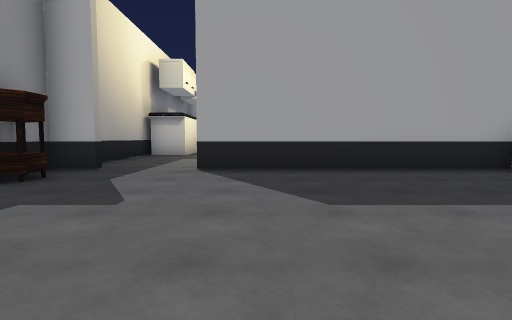
view 1 (above)

19 first-person views from a walk through a Unity game level. The camera is 1.2 m above the floor, tilts 4° down and sees 80° across. Doors are open. The floor is counted in squares, 2 m on a side. Each view is taken from the middle of a square. On the plan, view 1 faces up. The plan holds only what a view shows up to about 9 squares ahead; the rest is blank. The player is left out. Some animated figures are left out.

view 2
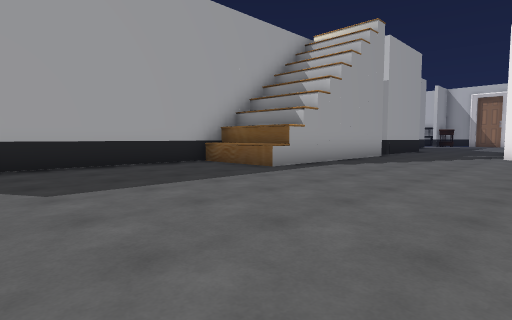

view 3
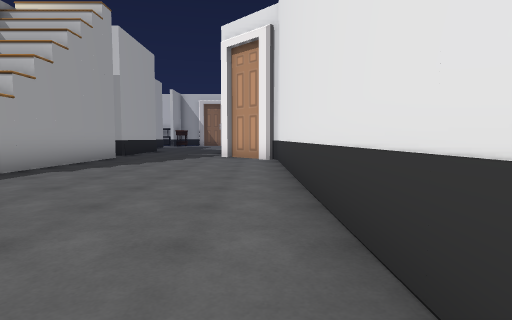

view 4
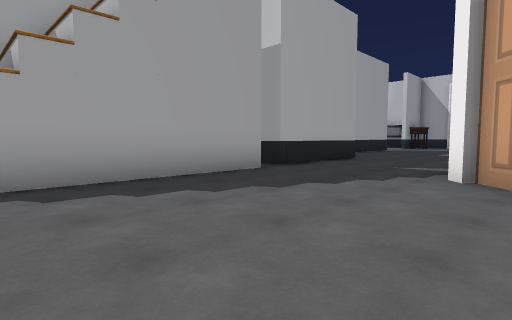

view 5
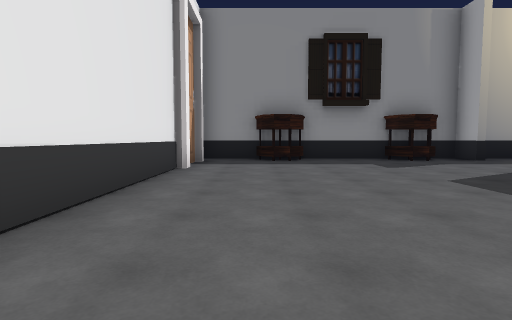

view 6
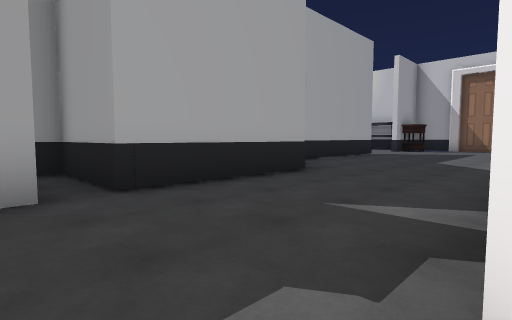

view 7
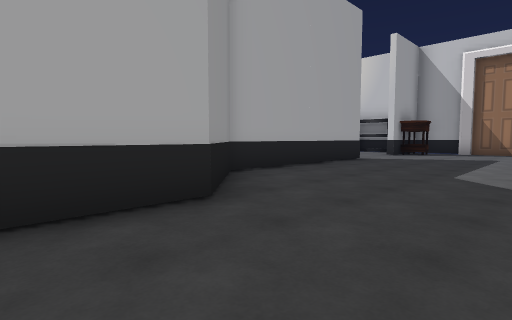

view 8
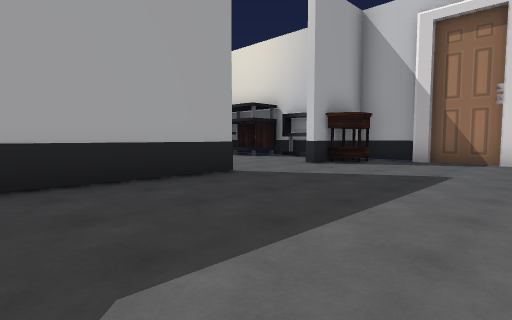

view 9
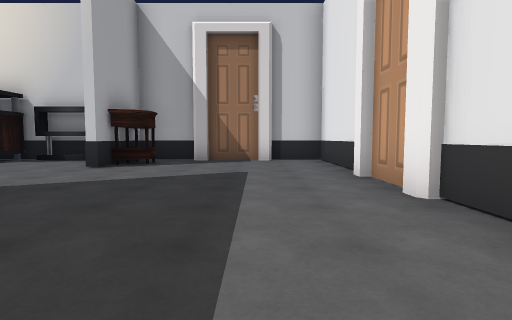

view 10
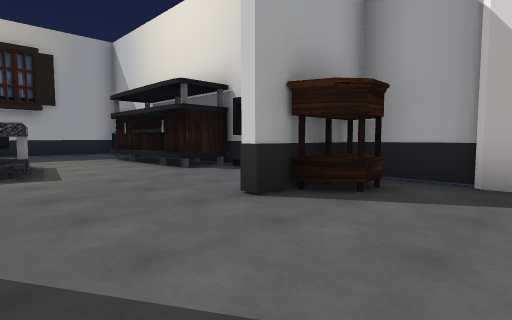

view 11
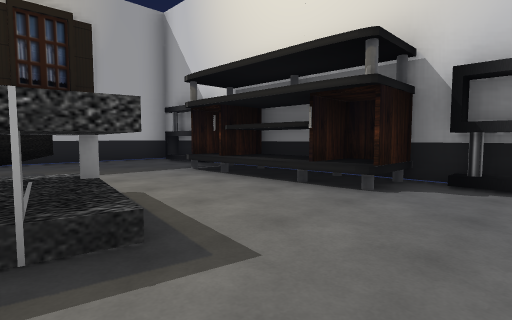

view 12
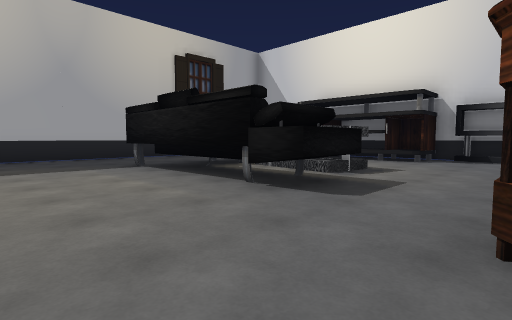

view 13
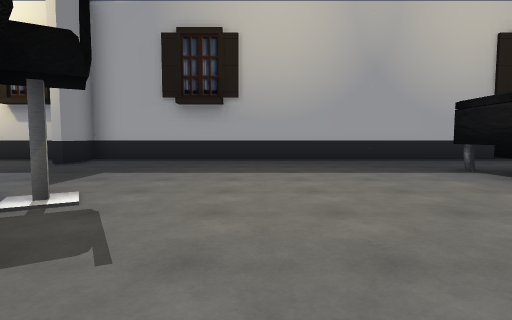

view 14
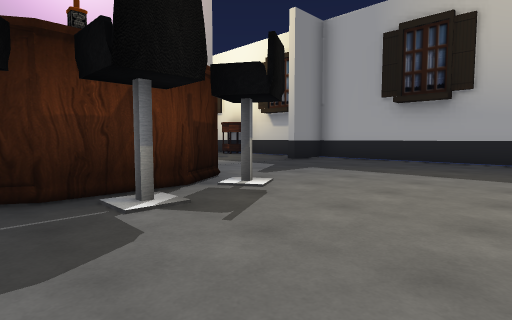

view 15
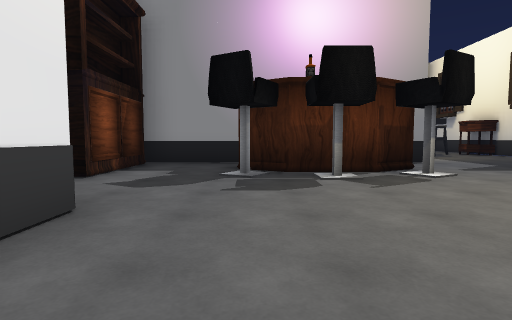

view 16
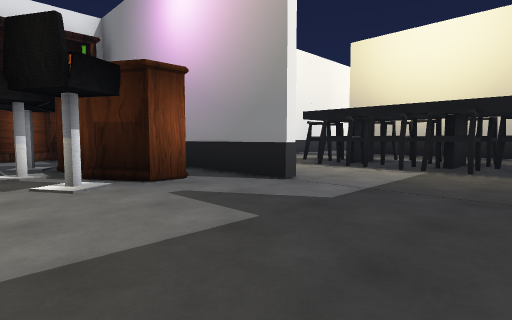

view 17
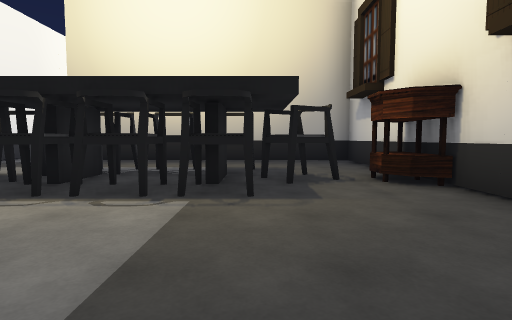

view 18
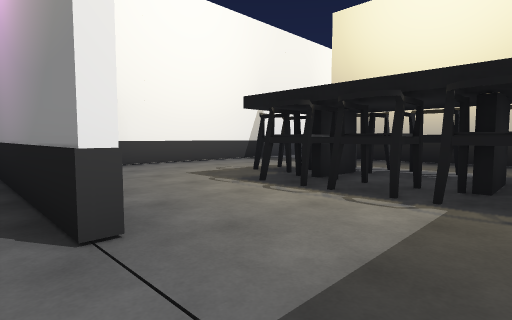

view 19
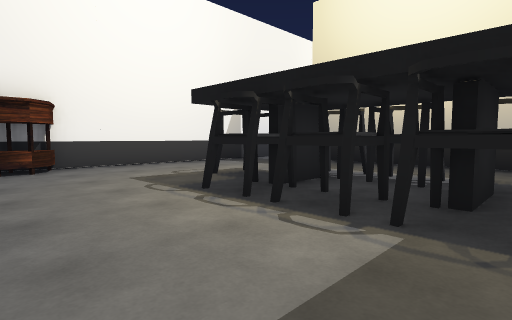

### Floor plan
Key: @ floor where view 1 was taken; # wall or solid block; . floor; D open door; ^ raised ledge; T table; C cabinet; B bookshelf; H thing the floor can be seen under or through; S stool; L bottle; A chair.
Columns run from 4 left of view 1 to 27 right of it. Each row starts with its distance up from view 1.
 16         ########################
 15         #..TT...#..............#
 14         #..A....#.............B#
 13         #.AAA..................#
 12         #..AA...........H H#.DC#
 11         #.AAA...#.......H TT.DD#
 10         #.A#A...##S.....H TT.DD#
  9 #..     #..A....###.....H#T..DC#
  8 #..      .......#LS.....^^.....#
  7 #...    ........##S...........B#
  6 #..###########T##......T...... #
  5 #........^#### .#...######...T##
  4 T........^#####.#####..........#
  3 #..............................#
  2 #..............................#
  1 T..............................#
  0 #...@..........#        ########
 -1 #.............##
 -2 ###############

Where each view was taken, in squares from view 1:
view 1: 0 up, 0 right, facing up
view 2: 1 down, 0 right, facing up-right
view 3: 1 down, 1 right, facing right
view 4: 1 down, 6 right, facing up-right
view 5: 0 up, 5 right, facing left
view 6: 0 up, 10 right, facing up-right
view 7: 1 up, 13 right, facing up-right
view 8: 1 up, 18 right, facing up-right
view 9: 2 up, 18 right, facing right
view 10: 3 up, 22 right, facing up-right
view 11: 7 up, 22 right, facing up-right
view 12: 6 up, 17 right, facing up-right
view 13: 7 up, 16 right, facing up
view 14: 7 up, 17 right, facing up-left
view 15: 7 up, 19 right, facing left
view 16: 14 up, 15 right, facing down-left
view 17: 13 up, 12 right, facing left
view 18: 13 up, 12 right, facing down-left
view 19: 13 up, 11 right, facing down-left
